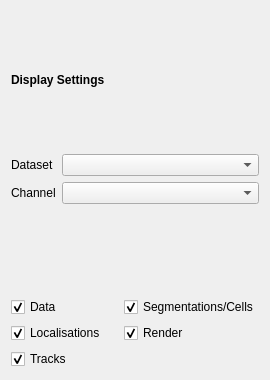
<?xml version="1.0" encoding="UTF-8"?>
<ui version="4.0">
 <class>Frame</class>
 <widget class="QWidget" name="Frame">
  <property name="geometry">
   <rect>
    <x>0</x>
    <y>0</y>
    <width>270</width>
    <height>380</height>
   </rect>
  </property>
  <property name="windowTitle">
   <string>Frame</string>
  </property>
  <layout class="QVBoxLayout" name="verticalLayout">
   <item>
    <widget class="QLabel" name="label_12">
     <property name="font">
      <font>
       <weight>75</weight>
       <bold>true</bold>
      </font>
     </property>
     <property name="text">
      <string>Display Settings</string>
     </property>
    </widget>
   </item>
   <item>
    <layout class="QFormLayout" name="formLayout_2">
     <item row="0" column="0">
      <widget class="QLabel" name="label_14">
       <property name="text">
        <string>Dataset</string>
       </property>
      </widget>
     </item>
     <item row="0" column="1">
      <widget class="QComboBox" name="moltrack_dataset_selector" />
     </item>
     <item row="1" column="0">
      <widget class="QLabel" name="label_37">
       <property name="text">
        <string>Channel</string>
       </property>
      </widget>
     </item>
     <item row="1" column="1">
      <widget class="QComboBox" name="moltrack_channel_selector" />
     </item>
    </layout>
   </item>
   <item>
    <layout class="QGridLayout" name="gridLayout_4">
     <item row="1" column="0">
      <widget class="QCheckBox" name="show_locs">
       <property name="text">
        <string>Localisations</string>
       </property>
       <property name="checked">
        <bool>true</bool>
       </property>
      </widget>
     </item>
     <item row="0" column="0">
      <widget class="QCheckBox" name="show_data">
       <property name="text">
        <string>Data</string>
       </property>
       <property name="checked">
        <bool>true</bool>
       </property>
      </widget>
     </item>
     <item row="0" column="1">
      <widget class="QCheckBox" name="show_shapes">
       <property name="text">
        <string>Segmentations/Cells</string>
       </property>
       <property name="checked">
        <bool>true</bool>
       </property>
      </widget>
     </item>
     <item row="2" column="0">
      <widget class="QCheckBox" name="show_tracks">
       <property name="text">
        <string>Tracks</string>
       </property>
       <property name="checked">
        <bool>true</bool>
       </property>
      </widget>
     </item>
     <item row="1" column="1">
      <widget class="QCheckBox" name="show_render">
       <property name="text">
        <string>Render</string>
       </property>
       <property name="checked">
        <bool>true</bool>
       </property>
      </widget>
     </item>
    </layout>
   </item>
  </layout>
 </widget>
 <resources />
 <connections />
</ui>
